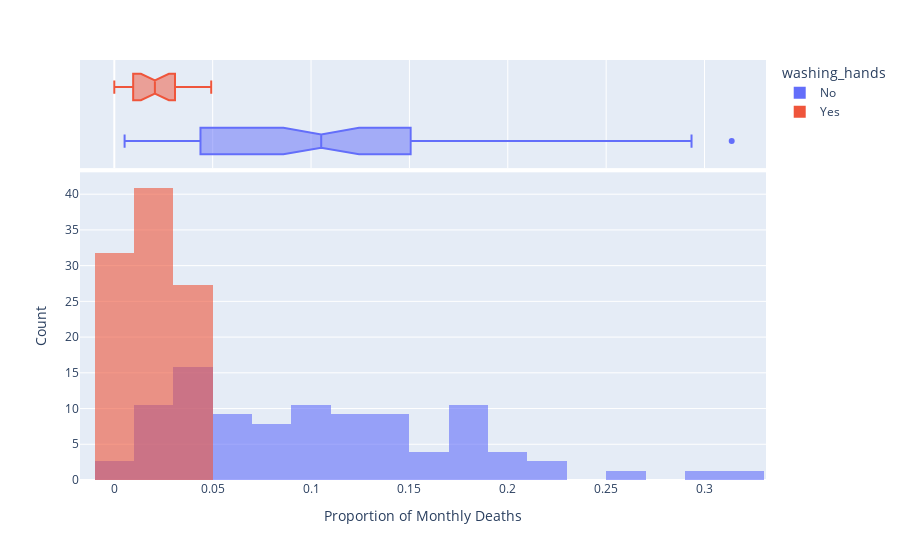

The notebook cell saved with this chart:
### Markdown cell above
### Use a T-Test to Show Statistical Significance

**Challenge**: Use a t-test to determine if the differences in the means are statistically significant or purely due to chance. 

If the p-value is less than 1% then we can be 99% certain that handwashing has made a difference to the average monthly death rate. 

* Import `stats` from scipy
* Use the [`.ttest_ind()` function](https://docs.scipy.org/]doc/scipy/reference/generated/scipy.stats.ttest_ind.html) to calculate the t-statistic and the p-value
* Is the difference in the average proportion of monthly deaths statistically significant at the 99% level?

### Code cell
hist = px.histogram(df_monthly, 
                   x='pct_deaths', 
                   color='washing_hands',
                   nbins=30,
                   opacity=0.6,
                   barmode='overlay',
                   histnorm='percent',
                   marginal='box',)
 
hist.update_layout(xaxis_title='Proportion of Monthly Deaths',
                   yaxis_title='Count',)
 
hist.show()

### Figure 1 — Plotly figure (JSON) as saved in the notebook; plotly's stock layout.template omitted (floating-point values rounded to 4 significant figures)
{"data": [{"alignmentgroup": "True", "bingroup": "x", "histnorm": "percent", "hovertemplate": "washing_hands=No<br>pct_deaths=%{x}<br>percent=%{y}<extra></extra>", "legendgroup": "No", "marker": {"color": "#636efa", "opacity": 0.6, "pattern": {"shape": ""}}, "name": "No", "nbinsx": 30, "offsetgroup": "No", "orientation": "v", "showlegend": true, "type": "histogram", "x": [0.1457, 0.07531, 0.04332, 0.01569, 0.007843, 0.05, 0.08421, 0.01351, 0.01878, 0.1102, 0.2255, 0.2085, 0.1222, 0.1023, 0.1074, 0.03226, 0.06593, 0.2078, 0.2546, 0.1839, 0.2934, 0.2297, 0.3138, 0.1912, 0.1597, 0.1241, 0.1193, 0.06098, 0.04082, 0.005236, 0.01554, 0.02262, 0.176, 0.07143, 0.08051, 0.1516, 0.1128, 0.1703, 0.1731, 0.05833, 0.02679, 0.04369, 0.0632, 0.01224, 0.03226, 0.1102, 0.1055, 0.07591, 0.04745, 0.04452, 0.04231, 0.04392, 0.07143, 0.06122, 0.03586, 0.1055, 0.1484, 0.1094, 0.1049, 0.1339, 0.1809, 0.1543, 0.1897, 0.1344, 0.1015, 0.131, 0.1806, 0.1439, 0.1496, 0.1077, 0.05369, 0.03215, 0.01923, 0.03607, 0.1827, 0.1224], "xaxis": "x", "yaxis": "y"}, {"alignmentgroup": "True", "hovertemplate": "washing_hands=No<br>pct_deaths=%{x}<extra></extra>", "legendgroup": "No", "marker": {"color": "#636efa"}, "name": "No", "notched": true, "offsetgroup": "No", "showlegend": false, "type": "box", "x": [0.1457, 0.07531, 0.04332, 0.01569, 0.007843, 0.05, 0.08421, 0.01351, 0.01878, 0.1102, 0.2255, 0.2085, 0.1222, 0.1023, 0.1074, 0.03226, 0.06593, 0.2078, 0.2546, 0.1839, 0.2934, 0.2297, 0.3138, 0.1912, 0.1597, 0.1241, 0.1193, 0.06098, 0.04082, 0.005236, 0.01554, 0.02262, 0.176, 0.07143, 0.08051, 0.1516, 0.1128, 0.1703, 0.1731, 0.05833, 0.02679, 0.04369, 0.0632, 0.01224, 0.03226, 0.1102, 0.1055, 0.07591, 0.04745, 0.04452, 0.04231, 0.04392, 0.07143, 0.06122, 0.03586, 0.1055, 0.1484, 0.1094, 0.1049, 0.1339, 0.1809, 0.1543, 0.1897, 0.1344, 0.1015, 0.131, 0.1806, 0.1439, 0.1496, 0.1077, 0.05369, 0.03215, 0.01923, 0.03607, 0.1827, 0.1224], "xaxis": "x2", "yaxis": "y2"}, {"alignmentgroup": "True", "bingroup": "x", "histnorm": "percent", "hovertemplate": "washing_hands=Yes<br>pct_deaths=%{x}<br>percent=%{y}<extra></extra>", "legendgroup": "Yes", "marker": {"color": "#EF553B", "opacity": 0.6, "pattern": {"shape": ""}}, "name": "Yes", "nbinsx": 30, "offsetgroup": "Yes", "orientation": "v", "showlegend": true, "type": "histogram", "x": [0.02239, 0.012, 0.01894, 0.0458, 0.03957, 0.04472, 0.0293, 0.03534, 0.006873, 0, 0.006557, 0.009585, 0.01136, 0.003717, 0, 0.009615, 0.02341, 0.02903, 0.0134, 0.02233, 0.03085, 0.04926], "xaxis": "x", "yaxis": "y"}, {"alignmentgroup": "True", "hovertemplate": "washing_hands=Yes<br>pct_deaths=%{x}<extra></extra>", "legendgroup": "Yes", "marker": {"color": "#EF553B"}, "name": "Yes", "notched": true, "offsetgroup": "Yes", "showlegend": false, "type": "box", "x": [0.02239, 0.012, 0.01894, 0.0458, 0.03957, 0.04472, 0.0293, 0.03534, 0.006873, 0, 0.006557, 0.009585, 0.01136, 0.003717, 0, 0.009615, 0.02341, 0.02903, 0.0134, 0.02233, 0.03085, 0.04926], "xaxis": "x2", "yaxis": "y2"}], "layout": {"barmode": "overlay", "legend": {"title": {"text": "washing_hands"}, "tracegroupgap": 0}, "margin": {"t": 60}, "xaxis": {"anchor": "y", "domain": [0, 1], "title": {"text": "Proportion of Monthly Deaths"}}, "xaxis2": {"anchor": "y2", "domain": [0, 1], "matches": "x", "showgrid": true, "showticklabels": false}, "yaxis": {"anchor": "x", "domain": [0, 0.7326], "title": {"text": "Count"}}, "yaxis2": {"anchor": "x2", "domain": [0.7426, 1], "matches": "y2", "showgrid": false, "showline": false, "showticklabels": false, "ticks": ""}}}
